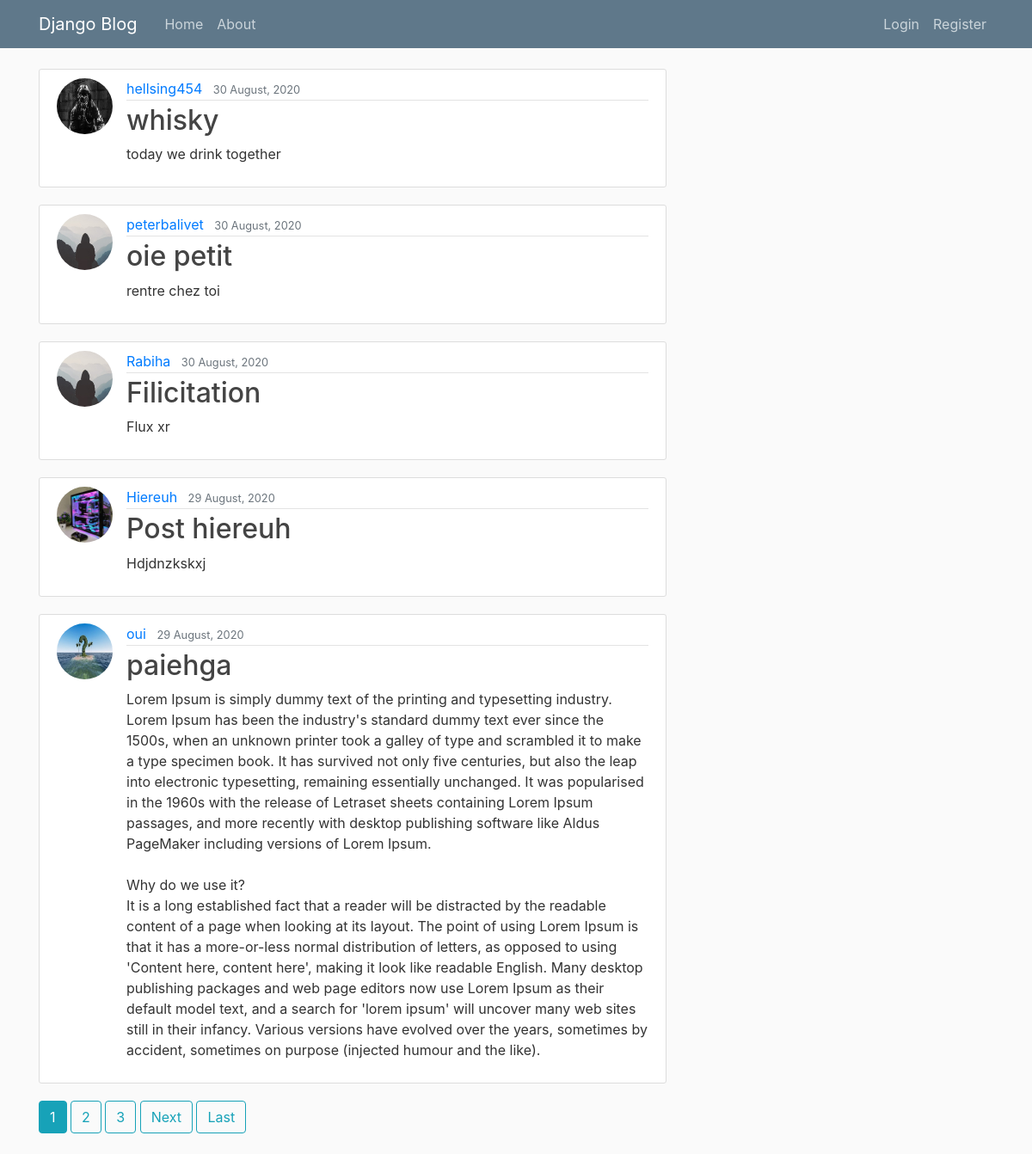
Before: / with the older database file.
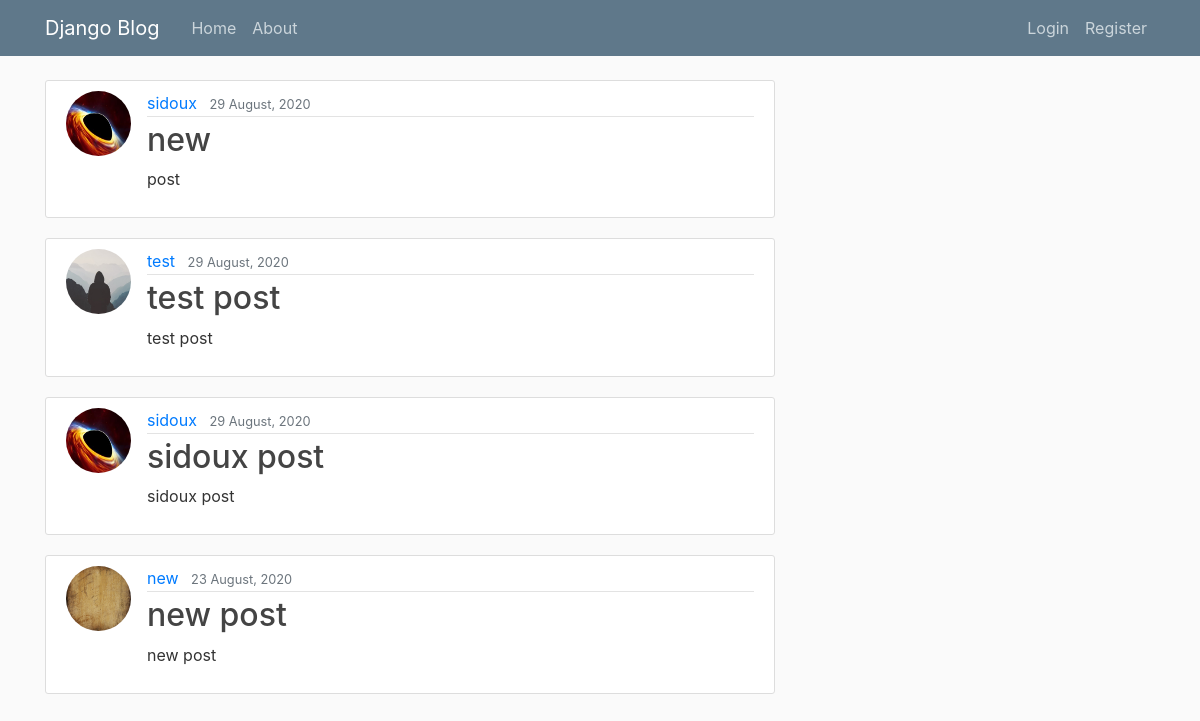
After: the same page with the newer database file.
### blog/models.py (models this page shows, shortened)
class Post(models.Model):
    title = models.CharField(max_length=100)
    content = models.TextField()
    date_posted = models.DateTimeField(default=timezone.now)
    author = models.ForeignKey(User, on_delete=models.CASCADE)

### users/models.py (models this page shows, shortened)
class Profile(models.Model):
    user = models.OneToOneField(User, on_delete=models.CASCADE)
    image = models.ImageField(default='default.jpg', upload_to='profile_pics')

### blog/views.py (the view)
# urls.py: path('', PostListView.as_view(), name='blog-home'),
class PostListView(ListView):
    model = Post
    template_name = 'blog/home.html'
    context_object_name = 'posts'
    ordering = ['-date_posted']
    paginate_by = 5

### blog/templates/blog/home.html (shortened to what this page needs)
{% extends "blog/base.html" %}
{% block content %}
    {% for post in posts %}
    <article class="media content-section">
      <img class="rounded-circle article-img" src="{{ post.author.profile.image.url }}">
        <div class="media-body">
          <div class="article-metadata">
            <a class="mr-2" href="{% url 'user-posts' post.author.username %}">{{ post.author }}</a>
            <small class="text-muted">{{ post.date_posted|date:"d F, Y" }}</small>
          </div>
          <h2><a class="article-title" href="{% url 'post-detail' post.id %}">{{ post.title }}</a></h2>
          <p class="article-content">{{ post.content }}</p>
        </div>
      </article>
      {% endfor %}
      {% if is_paginated %}
        {% for num in page_obj.paginator.page_range %}
          {% if page_obj.number == num %}
            <a class="btn btn-info mb-4" href="?page={{ num }}">{{ num }}</a>
          {% elif num > page_obj.number|add:'-3' and num < page_obj.number|add:'3' %}
            <a class="btn btn-outline-info mb-4" href="?page={{ num }}">{{ num }}</a>
          {% endif %}
        {% endfor %}
        {% if page_obj.has_next %}
          <a class="btn btn-outline-info mb-4" href="?page={{ page_obj.next_page_number }}">Next</a>
          <a class="btn btn-outline-info mb-4" href="?page={{ page_obj.paginator.num_pages }}">Last</a>
        {% endif %}
      {% endif %}
{% endblock content %}

Changed rows visible on the page:
removed Post: author.profile.image (picture), author "hellsing454", date_posted "30 August, 2020", title "whisky", content "today we drink together"
removed Post: author.profile.image (placeholder picture), author "peterbalivet", date_posted "30 August, 2020", title "oie petit", content "rentre chez toi"
removed Post: author.profile.image (placeholder picture), author "Rabiha", date_posted "30 August, 2020", title "Filicitation", content "Flux xr"
removed Post: author.profile.image (picture), author "Hiereuh", date_posted "29 August, 2020", title "Post hiereuh", content "Hdjdnzkskxj"
removed Post: author.profile.image (picture), author "oui", date_posted "29 August, 2020", title "paiehga", content "Lorem Ipsum is simply dummy text of the printing and typesetting industry. Lorem Ipsum has been the industry's standard dummy text ever since the 1500s, when an unknown printer took a galley of type and scrambled it to make a type specimen book. It has survived not only five centuries, but also the leap into electronic typesetting, remaining essentially unchanged. It was popularised in the 1960s with the release of Letraset sheets containing Lorem Ipsum passages, and more recently with desktop publishing software like Aldus PageMaker including versions of Lorem Ipsum. Why do we use it? It is a long established fact that a reader will be distracted by the readable content of a page when…"
now on this page (row unchanged): Post: author.profile.image (picture), author "sidoux", date_posted "29 August, 2020", title "new", content "post"
now on this page (row unchanged): Post: author.profile.image (placeholder picture), author "test", date_posted "29 August, 2020", title "test post", content "test post"
now on this page (row unchanged): Post: author.profile.image (picture), author "sidoux", date_posted "29 August, 2020", title "sidoux post", content "sidoux post"
now on this page (row unchanged): Post: author.profile.image (picture), author "new", date_posted "23 August, 2020", title "new post", content "new post"
Other visible differences:
list line gone: "1"
list line gone: "2"
list line gone: "3"
text no longer shown: "Next Last"
